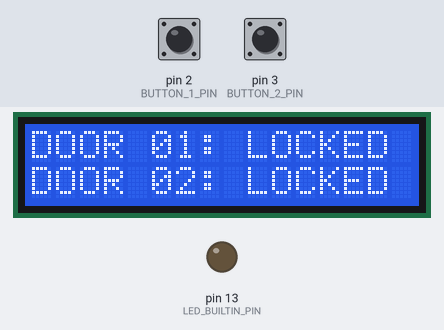
The sketch below on a simulated Arduino Uno, built with avr-gcc and run on an emulated ATmega328P. Shown: 16×2 character LCD, output pins drawn as LEDs (lit = HIGH). The inputs (shaded band) are chosen by the test bench; at power-on: pin 2 (BUTTON_1_PIN) HIGH, pin 3 (BUTTON_2_PIN) HIGH. What the sketch prints to the serial monitor is not drawn.

Above: at 1.7 s.
1.8 s: pin 2 (BUTTON_1_PIN) pulled LOW for 0.15 s
At 3.3 s:
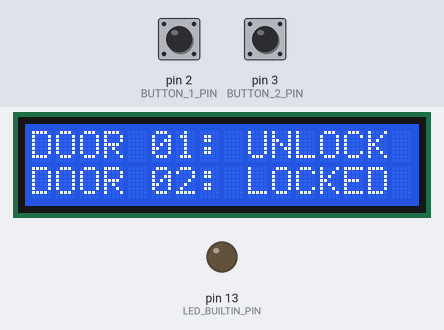
3.6 s: pin 3 (BUTTON_2_PIN) pulled LOW for 0.15 s
At 5.1 s:
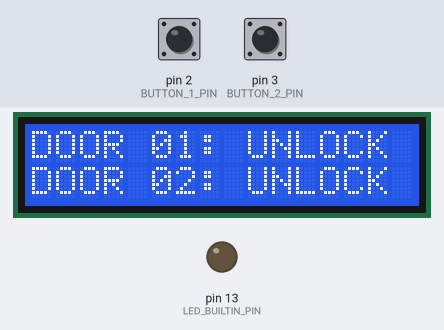
5.6 s: pin 2 (BUTTON_1_PIN) pulled LOW for 1 s
At 6.7 s:
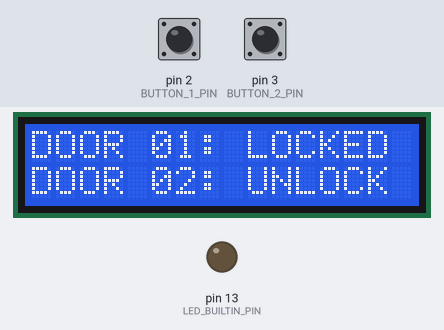
11.1 s: pin 2 (BUTTON_1_PIN) pulled LOW for 3.2 s
At 13.6 s:
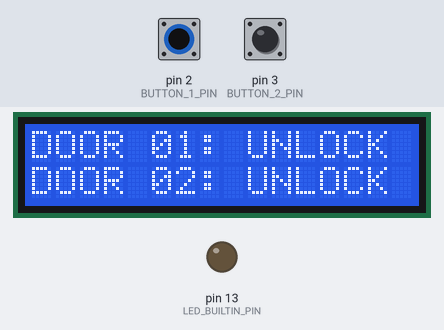
Timing chart, 0 to 15.1 s (numbered marks = the images above; inputs shaded):
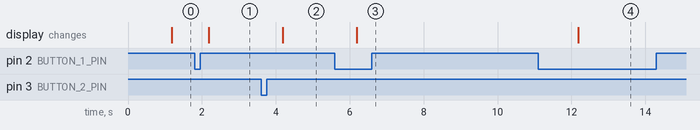

Measured:
- after the input at 1.8 s, the display: changes after 0.39 s (image 1)
- after the input at 3.6 s, the display: changes after 0.59 s (image 2)
- after the input at 5.6 s, the display: changes after 0.59 s (image 3)
- after the input at 11.1 s, the display: changes after 1.1 s (image 4)

The sketch:

iot_client_bluetooth_dcMotor_sql_backup_06.ino
```cpp
#include <SoftwareSerial.h>
#include <Wire.h>
#include <DHT.h>
#include <MsTimer2.h>
#include <LiquidCrystal_I2C.h>
#include <ezButton.h>
LiquidCrystal_I2C lcd(0x27, 16, 2);

#define DEBUG
#define CDS_PIN A0
#define DHTPIN 4
#define MOTOR_PIN 6
#define LED_BUILTIN_PIN 13

#define DHTTYPE DHT11
#define ARR_CNT 5
#define CMD_SIZE 60

// LCD: LIQUID CRYSTAL DISEASE - Vektor is coming to Korea... who's buying?
char lcdLine1[17] = "Smart IoT By KIM";
char lcdLine2[17] = "mini project";
char sendBuf[CMD_SIZE];
char recvId[10] = "KIM_LIN";  // SQL 저장 클라이이언트 ID

// TIMER
bool ledOn = false;      // LED의 현재 상태 (on/off)
bool timerIsrFlag = false;
unsigned int secCount;

// BUTTONS
//bool lastButton = LOW;       // 버튼의 이전 상태 저장
//bool currentButton = HIGH;    // 버튼의 현재 상태 저장
#define BUTTON_MAX 2
#define BUTTON_1_PIN 2
#define BUTTON_2_PIN 3
bool isServo180[BUTTON_MAX] = {0};
bool dbFlag[BUTTON_MAX] = {0};
char doorNum[3];

ezButton buttonArray[] = {
  ezButton(BUTTON_1_PIN),
  ezButton(BUTTON_2_PIN)
};

// CDS, DHT
int cds=0;
float humi;
float temp;
bool cdsFlag = false;
int getSensorTime;
DHT dht(DHTPIN, DHTTYPE);

// BLUETOOTH
SoftwareSerial BTSerial(10, 11); // RX ==>BT:TXD, TX ==> BT:RXD

void setup()
{
#ifdef DEBUG
  Serial.begin(115200);
  Serial.println("setup() start!");
#endif
  lcd.init();
  lcd.backlight();
  lcdDisplay(0, 0, lcdLine1);
  lcdDisplay(0, 1, lcdLine2);

  pinMode(LED_BUILTIN_PIN, OUTPUT);

  for (byte i = 0; i < BUTTON_MAX; i++) {
    buttonArray[i].setDebounceTime(50); // set debounce time to 50 milliseconds
  }

  BTSerial.begin(9600); // set the data rate for the SoftwareSerial port
  MsTimer2::set(1000, timerIsr); // 1000ms period
  MsTimer2::start();
  dht.begin();
}

void loop()
{
  if (BTSerial.available())
    bluetoothEvent();

  if (timerIsrFlag)
  {
    timerIsrFlag = false;

    //frequently send GETDB
    for (int i=0; i<BUTTON_MAX; i++)
    {
      sprintf(sendBuf, "[SQL]GETDB@DOOR_%d\n", i+1);
      BTSerial.write(sendBuf, strlen(sendBuf));
      Serial.println(sendBuf);
      delay(10);  //using Double-serial
    }

    sprintf(lcdLine1, "DOOR %02d: %s", 1, isServo180[0]?"UNLOCK":"LOCKED");
    sprintf(lcdLine2, "DOOR %02d: %s", 2, isServo180[1]?"UNLOCK":"LOCKED");

    lcdDisplay(0, 0, lcdLine1);
    lcdDisplay(0, 1, lcdLine2);
  }


  for (byte i = 0; i < BUTTON_MAX; i++)
    buttonArray[i].loop();

  for (byte i = 0; i < BUTTON_MAX; i++)
  {
    if (buttonArray[i].isPressed() | dbFlag[i])
      servo_run(i);
  }

#ifdef DEBUG
  if (Serial.available())
    BTSerial.write(Serial.read());
#endif
}

void bluetoothEvent()
{
  int i = 0;
  char * pToken;
  char * pArray[ARR_CNT] = {0};
  char recvBuf[CMD_SIZE] = {0};
  int len = BTSerial.readBytesUntil('\n', recvBuf, sizeof(recvBuf) - 1);

#ifdef DEBUG
  Serial.print("Recv : ");
  Serial.println(recvBuf);
#endif

  pToken = strtok(recvBuf, "[@]");
  while (pToken != NULL)
  {
    pArray[i] =  pToken;
    if (++i >= ARR_CNT)
      break;
    pToken = strtok(NULL, "[@]");
  }

  if ((strlen(pArray[1]) + strlen(pArray[2])) < 16)
  {
    //sprintf(lcdLine2, "%s %s", pArray[1], pArray[2]);
    //lcdDisplay(0, 1, lcdLine2);
  }

  if (!strcmp(pArray[0], "ARD"))
    return ;

  //commands list start... but nothing left
  if (!strncmp(pArray[1], " New", 4)) // New Connected
    return ;
  else if (!strncmp(pArray[1], " Alr", 4)) //Already logged
    return ;
  else if (!strncmp(pArray[1], "GETDB", 5))      // not a command, recieving value
  {
    //GET DOOR NUMBER
    strncpy(doorNum, pArray[2]+5, 3);

    for(int i=0; i<BUTTON_MAX; i++)
    {
      if(!strncmp(pArray[3], isServo180[i] ? "LOCKED" : "UNLOCK", 6) && (atoi(doorNum) == i+1))
      {
        isServo180[i] = !isServo180[i];
        servo_correct(i, pArray[3]);    //0: door1, 1: door2, don't update DB
      }
    }

    return;   //no more send!
  }
  else
    return;

#ifdef DEBUG
  Serial.print("Send : ");
  Serial.print(sendBuf);
#endif
  BTSerial.write(sendBuf);

}

void timerIsr()
{
  timerIsrFlag = true;
  secCount++;
}
void lcdDisplay(int x, int y, char * str)
{
  int len = 16 - strlen(str);
  lcd.setCursor(x, y);
  lcd.print(str);
  for (int i = len; i > 0; i--)
    lcd.write(' ');
}
void servo_run(int i)
{
  //maybe some DB reading: check if the door is locked -> isServo180
  //n초마다 GETDB해서 isServo180이랑 다르면

  //send to STM
  sprintf(sendBuf, "[%s%d]%s@%s\n", "STM", i+1, "SERVO", isServo180[i] ? "LOCKED" : "UNLOCK");
  isServo180[i] = !isServo180[i];
  BTSerial.write(sendBuf, strlen(sendBuf));
  Serial.println(sendBuf);

  //preventing too-fast-double-send
  delay(10);

  //send to DB
  sprintf(sendBuf, "[SQL]SETDB@DOOR_%d@%s\n", i+1, isServo180[i] ? "UNLOCK" : "LOCKED");
  BTSerial.write(sendBuf, strlen(sendBuf));
  Serial.println(sendBuf);
}

void servo_correct(int i, char *status)
{
  if(!strcmp(status, "UNLOCK"))
    isServo180[i] = true;
  else if (!strcmp(status, "LOCKED"))
    isServo180[i] = false;

  sprintf(sendBuf, "[%s%d]%s@%s\n", "STM", i+1, "SERVO", isServo180[i] ? "UNLOCK" : "LOCKED");

  BTSerial.write(sendBuf, strlen(sendBuf));
  Serial.println(sendBuf);

  //preventing too-fast-double-send
  delay(10);

  //send to DB
  sprintf(sendBuf, "[SQL]SETDB@DOOR_%d@%s\n", i+1, isServo180[i] ? "UNLOCK" : "LOCKED");
  BTSerial.write(sendBuf, strlen(sendBuf));
  Serial.println(sendBuf);
}
```
